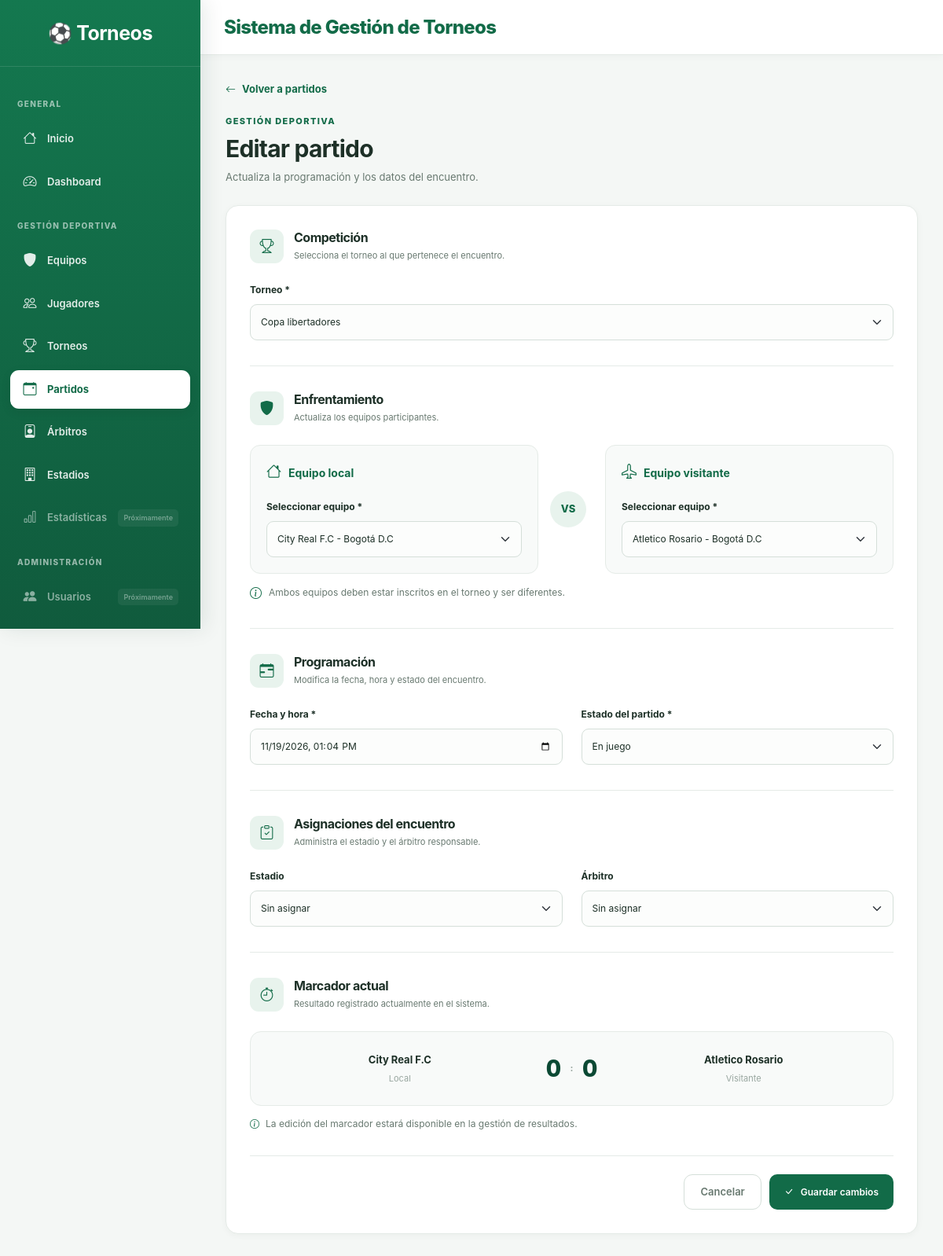
The app's page /partidos/editar/1 with its own data.
### app/models/partido.py (models this page shows, shortened)
class Partido(db.Model):
    __tablename__ = "partidos"
    id = db.Column(db.Integer, primary_key=True)
    torneo_id = db.Column(
        db.Integer,
        db.ForeignKey("torneos.id"),
        nullable=False
    )
    equipo_local_id = db.Column(
        db.Integer,
        db.ForeignKey("equipos.id"),
        nullable=False
    )
    equipo_visitante_id = db.Column(
        db.Integer,
        db.ForeignKey("equipos.id"),
        nullable=False
    )
    estadio_id = db.Column(
        db.Integer,
        db.ForeignKey("estadios.id")
    )
    arbitro_id = db.Column(
        db.Integer,
        db.ForeignKey("arbitros.id")
    )
    fecha = db.Column(
        db.DateTime,
        nullable=False
    )
    goles_local = db.Column(
        db.Integer,
        default=0
    )
    goles_visitante = db.Column(
        db.Integer,
        default=0
    )
    estado = db.Column(
        db.String(30),
        default="Programado"
    )
    torneo = db.relationship(
        "Torneo",
        back_populates="partidos"
    )
    equipo_local = db.relationship(
        "Equipo",
        foreign_keys=[equipo_local_id]
    )
    equipo_visitante = db.relationship(
        "Equipo",
        foreign_keys=[equipo_visitante_id]
    )
    estadio = db.relationship(
        "Estadio",
        back_populates="partidos"
    )
    arbitro = db.relationship(
        "Arbitro",
        back_populates="partidos"
    )
    eventos = db.relationship(
        "Evento",
        back_populates="partido",
        cascade="all, delete-orphan"
    )

### app/models/torneo.py (models this page shows, shortened)
class Torneo(db.Model):
    __tablename__ = "torneos"
    id = db.Column(db.Integer, primary_key=True)
    nombre = db.Column(
        db.String(100),
        nullable=False
    )
    descripcion = db.Column(db.Text)
    fecha_inicio = db.Column(
        db.Date,
        nullable=False
    )
    fecha_fin = db.Column(
        db.Date,
        nullable=False
    )
    formato = db.Column(
        db.String(50),
        nullable=False
    )
    estado = db.Column(
        db.String(30),
        default="Pendiente"
    )
    fecha_creacion = db.Column(
        db.DateTime,
        default=datetime.now
    )
    equipos = db.relationship(
        "Equipo",
        secondary=torneo_equipos,
        back_populates="torneos"
    )
    partidos = db.relationship(
        "Partido",
        back_populates="torneo"
    )

### app/models/equipo.py (models this page shows, shortened)
class Equipo(db.Model):
    __tablename__ = "equipos"
    id = db.Column(db.Integer, primary_key=True)
    nombre = db.Column(
        db.String(100),
        nullable=False,
        unique=True
    )
    ciudad = db.Column(
        db.String(100),
        nullable=False
    )
    entrenador = db.Column(
        db.String(100),
        nullable=False
    )
    fundacion = db.Column(
        db.Integer,
        nullable=False
    )
    escudo = db.Column(
        db.String(255),
        default="default_team.png"
    )
    estado = db.Column(
        db.Boolean,
        default=True
    )
    jugadores = db.relationship(
        "Jugador",
        back_populates="equipo",
        cascade="all, delete-orphan",
        lazy=True
    )
    torneos = db.relationship(
        "Torneo",
        secondary="torneo_equipos",
        back_populates="equipos"
    )

### app/partidos/routes.py (the view, shortened to what this page needs)
@partidos_bp.route("/editar/<int:id>", methods=["GET", "POST"])
def editar(id):
    partido = db.session.get(Partido, id)
    if not partido:
        flash("El partido no existe.", "danger")
        return redirect(url_for("partidos.index"))
    torneos = Torneo.query.order_by(Torneo.nombre).all()
    estadios = Estadio.query.filter_by(estado=True).order_by(
        Estadio.nombre
    ).all()
    arbitros = Arbitro.query.filter_by(estado=True).order_by(
        Arbitro.nombre
    ).all()
    return render_template(
        "partidos/editar.html",
        partido=partido,
        torneos=torneos,
        estadios=estadios,
        arbitros=arbitros
    )

### app/templates/partidos/editar.html (shortened to what this page needs)
{% extends "base.html" %}
{% block content %}
<div class="form-page-header">
    <a href="{{ url_for('partidos.index') }}" class="module-back-link">
        <i class="bi bi-arrow-left"></i>
        Volver a partidos
    </a>
    <span class="module-eyebrow">GESTIÓN DEPORTIVA</span>
    <h1>Editar partido</h1>
    <p>Actualiza la programación y los datos del encuentro.</p>
</div>
<div class="premium-form-card tournament-form-card">
    <form method="POST">
        <div class="form-section-heading">
            <div class="form-section-icon">
                <i class="bi bi-trophy"></i>
            </div>
            <div>
                <h3>Competición</h3>
                <p>Selecciona el torneo al que pertenece el encuentro.</p>
            </div>
        </div>
        <div class="row g-4">
            <div class="col-12">
                <label class="premium-form-label">Torneo *</label>
                <select
                    name="torneo_id"
                    id="torneo_id"
                    class="form-select premium-input"
                    required
                >
                    {% for torneo in torneos %}
                    <option
                        value="{{ torneo.id }}"
                        {% if request.form.get('torneo_id', partido.torneo_id|string) == torneo.id|string %}selected{% endif %}
                    >
                        {{ torneo.nombre }}
                    </option>
                    {% endfor %}
                </select>
            </div>
        </div>
        <div class="premium-form-divider"></div>
        <div class="form-section-heading">
            <div class="form-section-icon">
                <i class="bi bi-shield-fill"></i>
            </div>
            <div>
                <h3>Enfrentamiento</h3>
                <p>Actualiza los equipos participantes.</p>
            </div>
        </div>
        <div class="match-selection-grid">
            <div class="match-team-field">
                <div class="match-team-heading">
                    <i class="bi bi-house"></i>
                    Equipo local
                </div>
                <label class="premium-form-label">Seleccionar equipo *</label>
                <select
                    name="equipo_local_id"
                    id="equipo_local_id"
                    class="form-select premium-input"
                    required
                >
                    {% for torneo in torneos %}
                        {% for equipo in torneo.equipos %}
                        <option
                            value="{{ equipo.id }}"
                            data-torneo="{{ torneo.id }}"
                            {% if torneo.id == partido.torneo_id and request.form.get('equipo_local_id', partido.equipo_local_id|string) == equipo.id|string %}selected{% endif %}
                        >
                            {{ equipo.nombre }} - {{ equipo.ciudad }}
                        </option>
                        {% endfor %}
                    {% endfor %}
                </select>
            </div>
            <div class="match-vs-divider">
                VS
            </div>
            <div class="match-team-field">
                <div class="match-team-heading">
                    <i class="bi bi-airplane"></i>
                    Equipo visitante
                </div>
                <label class="premium-form-label">Seleccionar equipo *</label>
                <select
                    name="equipo_visitante_id"
                    id="equipo_visitante_id"
                    class="form-select premium-input"
                    required
                >
                    {% for torneo in torneos %}
                        {% for equipo in torneo.equipos %}
                        <option
                            value="{{ equipo.id }}"
                            data-torneo="{{ torneo.id }}"
                            {% if torneo.id == partido.torneo_id and request.form.get('equipo_visitante_id', partido.equipo_visitante_id|string) == equipo.id|string %}selected{% endif %}
                        >
                            {{ equipo.nombre }} - {{ equipo.ciudad }}
                        </option>
                        {% endfor %}
                    {% endfor %}
                </select>
            </div>
        </div>
        <div class="match-selection-help">
            <i class="bi bi-info-circle"></i>
            Ambos equipos deben estar inscritos en el torneo y ser diferentes.
        </div>
        <div class="premium-form-divider"></div>
        <div class="form-section-heading">
            <div class="form-section-icon">
                <i class="bi bi-calendar-range"></i>
            </div>
            <div>
                <h3>Programación</h3>
                <p>Modifica la fecha, hora y estado del encuentro.</p>
            </div>
        </div>
        <div class="row g-4">
            <div class="col-md-6">
                <label class="premium-form-label">Fecha y hora *</label>
                <input
                    type="datetime-local"
                    name="fecha"
                    class="form-control premium-input"
                    value="{{ request.form.get('fecha', partido.fecha.strftime('%Y-%m-%dT%H:%M')) }}"
                    required
                >
            </div>
            <div class="col-md-6">
                <label class="premium-form-label">Estado del partido *</label>
                <select name="estado" class="form-select premium-input" required>
                    {% for estado in ["Programado", "En juego", "Finalizado", "Suspendido"] %}
                    <option
                        value="{{ estado }}"
                        {% if request.form.get('estado', partido.estado) == estado %}selected{% endif %}
                    >
                        {{ estado }}
                    </option>
                    {% endfor %}
                </select>
            </div>
        </div>
        <div class="premium-form-divider"></div>
        <div class="form-section-heading">
            <div class="form-section-icon">
                <i class="bi bi-clipboard-check"></i>
            </div>
            <div>
                <h3>Asignaciones del encuentro</h3>
                <p>Administra el estadio y el árbitro responsable.</p>
            </div>
        </div>
        <div class="row g-4">
            <div class="col-md-6">
                <label class="premium-form-label">Estadio</label>
                <select name="estadio_id" class="form-select premium-input">
                    <option value="">Sin asignar</option>
                </select>
            </div>
            <div class="col-md-6">
                <label class="premium-form-label">Árbitro</label>
                <select name="arbitro_id" class="form-select premium-input">
                    <option value="">Sin asignar</option>
                </select>
            </div>
        </div>
        <div class="premium-form-divider"></div>
        <div class="form-section-heading">
            <div class="form-section-icon">
                <i class="bi bi-stopwatch"></i>
            </div>
            <div>
                <h3>Marcador actual</h3>
                <p>Resultado registrado actualmente en el sistema.</p>
            </div>
        </div>
        <div class="match-current-score">
            <div>
                <strong>{{ partido.equipo_local.nombre }}</strong>
                <span>Local</span>
            </div>
            <div class="match-current-score-numbers">
                {{ partido.goles_local }}
                <span>:</span>
                {{ partido.goles_visitante }}
            </div>
            <div>
                <strong>{{ partido.equipo_visitante.nombre }}</strong>
                <span>Visitante</span>
            </div>
        </div>
        <p class="match-score-note">
            <i class="bi bi-info-circle"></i>
            La edición del marcador estará disponible en la gestión de resultados.
        </p>
        <div class="premium-form-footer">
            <a href="{{ url_for('partidos.index') }}" class="btn premium-cancel-btn">
                Cancelar
            </a>
            <button type="submit" class="module-primary-btn">
                <i class="bi bi-check-lg"></i>
                Guardar cambios
            </button>
        </div>
    </form>
</div>
{% endblock %}

### app/static/css/variables.css (style rules this page uses)
:root { --primary: #126B48; --primary-dark: #0B4934; --primary-light: #E8F3ED; --primary-accent: #28A477; --background: #F4F7F5; --surface: #FFFFFF; --surface-secondary: #F8FAF9; --text-primary: #1D3027; --text-secondary: #687970; --text-muted: #98A69F; --text-white: #FFFFFF; --border: #E5EBE7; --border-strong: #D5DFD9; --success: #198754; --success-light: #E8F5ED; --warning: #D99A32; --warning-light: #FFF5DF; --danger: #C94C4C; --danger-light: #FCECEC; --info: #3685B5; --info-light: #EAF4FA; --font-primary: "Inter", "Segoe UI", Arial, sans-serif; --font-size-xs: 11px; --font-size-sm: 13px; --font-size-md: 14px; --font-size-lg: 17px; --font-size-xl: 22px; --font-size-2xl: 30px; --spacing-xs: 4px; --spacing-sm: 8px; --spacing-md: 16px; --spacing-lg: 24px; --spacing-xl: 32px; --spacing-2xl: 40px; --radius-sm: 7px; --radius-md: 11px; --radius-lg: 15px; --radius-xl: 20px; --radius-full: 999px; --shadow-sm: 0 2px 8px rgba(20, 50, 35, .04); --shadow-md: 0 6px 18px rgba(20, 50, 35, .06); --shadow-lg: 0 14px 35px rgba(20, 50, 35, .09); --transition-fast: .15s ease; --transition-normal: .25s ease; --transition-slow: .35s ease; --sidebar-width: 255px; --navbar-height: 70px; }

### app/static/css/base.css (style rules this page uses)
* { box-sizing: border-box; }
html { scroll-behavior: smooth; }
body { margin: 0; min-height: 100vh; background: var(--background); color: var(--text-primary); font-family: var(--font-primary); font-size: var(--font-size-md); -webkit-font-smoothing: antialiased; -moz-osx-font-smoothing: grayscale; }
h1, h2, h3, h4, h5, h6 { color: var(--text-primary); font-weight: 700; letter-spacing: -.5px; }
h1 { font-size: var(--font-size-2xl); }
p { color: var(--text-secondary); line-height: 1.7; }
a { color: var(--primary); text-decoration: none; transition: var(--transition-fast); }
button, input, select, textarea { font: inherit; }

### app/static/css/forms.css (style rules this page uses)
.premium-form-card { padding: 30px; border: 1px solid var(--border); border-radius: 16px; background: white; box-shadow: var(--shadow-sm); }
.form-section-heading { display: flex; align-items: center; gap: 13px; margin-bottom: 25px; }
.form-section-icon { width: 43px; height: 43px; flex-shrink: 0; display: grid; place-items: center; border-radius: 11px; background: var(--primary-light); color: var(--primary); font-size: 18px; }
.form-section-heading h3 { margin: 0 0 4px; font-size: 16px; }
.form-section-heading p { margin: 0; font-size: 11px; }
.premium-form-label { display: block; margin-bottom: 9px; color: var(--text-primary); font-size: 12px; font-weight: 700; }
.premium-input { min-height: 46px; padding: 11px 13px; border: 1px solid var(--border-strong); border-radius: 9px; background-color: #FCFDFC; color: var(--text-primary); font-size: 12px; box-shadow: none; transition: var(--transition-fast); }
.premium-form-divider { height: 1px; margin: 32px 0; background: var(--border); }
.premium-form-footer { display: flex; justify-content: flex-end; gap: 10px; padding-top: 23px; margin-top: 30px; border-top: 1px solid var(--border); }
.premium-cancel-btn { min-height: 45px; display: inline-flex; align-items: center; justify-content: center; padding: 10px 18px; border: 1px solid var(--border-strong); border-radius: 9px; background: white; color: var(--text-secondary); font-size: 12px; font-weight: 700; }
.premium-cancel-btn { display: inline-flex; align-items: center; justify-content: center; min-height: 43px; padding: 0 20px; border: 1px solid var(--border-strong); border-radius: var(--radius-md); color: var(--text-secondary); text-decoration: none; font-size: 13px; font-weight: 600; transition: var(--transition-fast); }

### records on screen
Partido: torneo_id "Copa libertadores", equipo_local_id "City Real F.C - Bogotá D.C", equipo_visitante_id "Atletico Rosario - Bogotá D.C", fecha "11/19/2026 13:04", estado "En juego", goles_local "0", goles_visitante "0"
Equipo: equipo_local.nombre "City Real F.C"
Equipo: equipo_visitante.nombre "Atletico Rosario"
